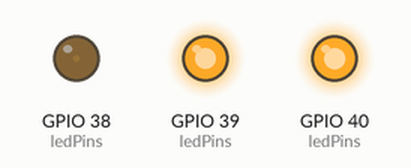
Recording of a sketch running on a simulated ESP32. On the bench: output pins drawn as LEDs (lit = HIGH).

Above: at 0.05 s.
At 0.6 s:
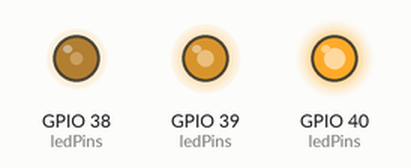
At 1.2 s:
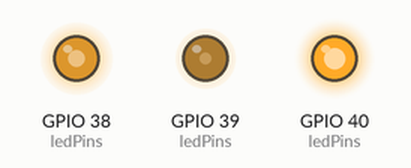
At 2.4 s:
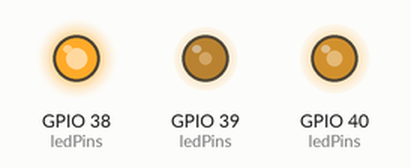
At 3.6 s:
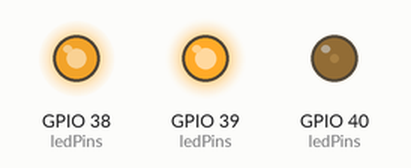
At 4.8 s:
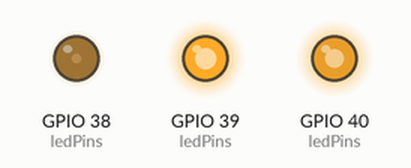
Timing chart, 0 to 6.7 s (numbered marks = the images above):
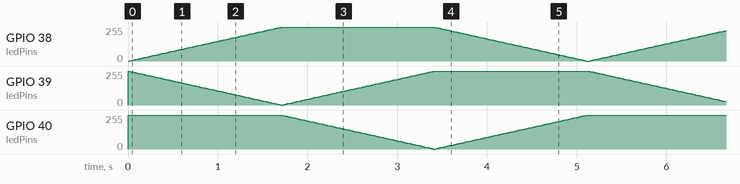

The sketch:

05.2_GradientColorLight.ino
```cpp
const byte ledPins[] = {38, 39, 40};  //define led pins
const byte chns[] = {0, 1, 2};        //define the pwm channels

void setup() {
  for (int i = 0; i < 3; i++) {       //setup the pwm channels
    ledcAttachChannel(ledPins[i], 1000, 8, chns[i]);
  }
}

void loop() {
  // Cycle through all 256 color positions
  for (int i = 0; i < 256; i++) {
    setColor(wheel(i));
    delay(20);  // Small delay for visible color transition
  }
}

// Function to set RGB LED color based on a single long value
void setColor(long rgb) {
  // Extract individual color components and set PWM values
  // Note: 255 - value is used for common anode LEDs
  ledcWrite(ledPins[0], 255 - (rgb >> 16) & 0xFF);  // Red
  ledcWrite(ledPins[1], 255 - (rgb >> 8) & 0xFF);   // Green
  ledcWrite(ledPins[2], 255 - (rgb >> 0) & 0xFF);   // Blue
}

// Function to generate a color wheel effect
long wheel(int pos) {
  long WheelPos = pos % 0xff;

  // Generate RGB color based on the position in the wheel
  if (WheelPos < 85) {
    // Red to Green transition
    return ((255 - WheelPos * 3) << 16) | ((WheelPos * 3) << 8);
  } else if (WheelPos < 170) {
    // Green to Blue transition
    WheelPos -= 85;
    return (((255 - WheelPos * 3) << 8) | (WheelPos * 3));
  } else {
    // Blue to Red transition
    WheelPos -= 170;
    return ((WheelPos * 3) << 16 | (255 - WheelPos * 3));
  }
}
```
